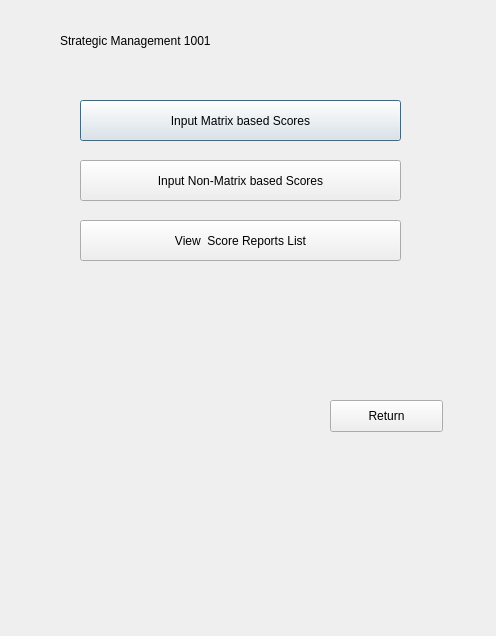
<?xml version="1.0" encoding="UTF-8"?>
<ui version="4.0">
 <class>Dialog</class>
 <widget class="QDialog" name="Dialog">
  <property name="geometry">
   <rect>
    <x>0</x>
    <y>0</y>
    <width>496</width>
    <height>636</height>
   </rect>
  </property>
  <property name="windowTitle">
   <string>Dialog</string>
  </property>
  <widget class="QPushButton" name="pushButton">
   <property name="geometry">
    <rect>
     <x>80</x>
     <y>100</y>
     <width>321</width>
     <height>41</height>
    </rect>
   </property>
   <property name="text">
    <string>Input Matrix based Scores</string>
   </property>
  </widget>
  <widget class="QPushButton" name="pushButton_2">
   <property name="geometry">
    <rect>
     <x>80</x>
     <y>160</y>
     <width>321</width>
     <height>41</height>
    </rect>
   </property>
   <property name="text">
    <string>Input Non-Matrix based Scores</string>
   </property>
  </widget>
  <widget class="QPushButton" name="pushButton_3">
   <property name="geometry">
    <rect>
     <x>80</x>
     <y>220</y>
     <width>321</width>
     <height>41</height>
    </rect>
   </property>
   <property name="text">
    <string>View  Score Reports List</string>
   </property>
  </widget>
  <widget class="QPushButton" name="pushButton_4">
   <property name="geometry">
    <rect>
     <x>330</x>
     <y>400</y>
     <width>113</width>
     <height>32</height>
    </rect>
   </property>
   <property name="text">
    <string>Return</string>
   </property>
  </widget>
  <widget class="QLabel" name="label">
   <property name="geometry">
    <rect>
     <x>60</x>
     <y>20</y>
     <width>241</width>
     <height>41</height>
    </rect>
   </property>
   <property name="text">
    <string>Strategic Management 1001</string>
   </property>
  </widget>
 </widget>
 <resources/>
 <connections/>
</ui>
